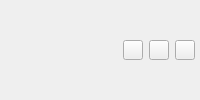
    <widget class="QWidget" name="widget_cabecera_ventana" native="true">
     <property name="minimumSize">
      <size>
       <width>0</width>
       <height>30</height>
      </size>
     </property>
     <property name="maximumSize">
      <size>
       <width>16777215</width>
       <height>16777215</height>
      </size>
     </property>
     <property name="styleSheet">
      <string notr="true"/>
     </property>
     <layout class="QGridLayout" name="gridLayout_12">
      <property name="leftMargin">
       <number>0</number>
      </property>
      <property name="topMargin">
       <number>0</number>
      </property>
      <property name="rightMargin">
       <number>0</number>
      </property>
      <property name="bottomMargin">
       <number>0</number>
      </property>
      <item row="0" column="0">
       <widget class="QWidget" name="widget_2" native="true">
        <property name="styleSheet">
         <string notr="true"/>
        </property>
        <layout class="QGridLayout" name="gridLayout_13">
         <property name="leftMargin">
          <number>5</number>
         </property>
         <property name="topMargin">
          <number>0</number>
         </property>
         <property name="rightMargin">
          <number>5</number>
         </property>
         <property name="bottomMargin">
          <number>0</number>
         </property>
         <item row="0" column="3">
          <widget class="QPushButton" name="btc_maximizar">
           <property name="minimumSize">
            <size>
             <width>20</width>
             <height>20</height>
            </size>
           </property>
           <property name="maximumSize">
            <size>
             <width>20</width>
             <height>20</height>
            </size>
           </property>
           <property name="cursor">
            <cursorShape>PointingHandCursor</cursorShape>
           </property>
           <property name="text">
            <string/>
           </property>
           <property name="icon">
            <iconset resource="../../Source/ibootstrap.qrc">
             <normaloff>:/Icons/Bootstrap/arrows-angle-expand.svg</normaloff>:/Icons/Bootstrap/arrows-angle-expand.svg</iconset>
           </property>
           <property name="iconSize">
            <size>
             <width>20</width>
             <height>15</height>
            </size>
           </property>
          </widget>
         </item>
         <item row="0" column="1">
          <spacer name="horizontalSpacer">
           <property name="orientation">
            <enum>Qt::Orientation::Horizontal</enum>
           </property>
           <property name="sizeHint" stdset="0">
            <size>
             <width>40</width>
             <height>20</height>
            </size>
           </property>
          </spacer>
         </item>
         <item row="0" column="2">
          <widget class="QPushButton" name="btc_minimizar">
           <property name="minimumSize">
            <size>
             <width>20</width>
             <height>20</height>
            </size>
           </property>
           <property name="maximumSize">
            <size>
             <width>20</width>
             <height>20</height>
            </size>
           </property>
           <property name="cursor">
            <cursorShape>PointingHandCursor</cursorShape>
           </property>
           <property name="styleSheet">
            <string notr="true"/>
           </property>
           <property name="text">
            <string/>
           </property>
           <property name="icon">
            <iconset resource="../../Source/ibootstrap.qrc">
             <normaloff>:/Icons/Bootstrap/arrows-angle-contract.svg</normaloff>:/Icons/Bootstrap/arrows-angle-contract.svg</iconset>
           </property>
           <property name="iconSize">
            <size>
             <width>20</width>
             <height>15</height>
            </size>
           </property>
          </widget>
         </item>
         <item row="0" column="0">
          <widget class="QLabel" name="logotipo_cabecera_ventana">
           <property name="text">
            <string/>
           </property>
          </widget>
         </item>
         <item row="0" column="4">
          <widget class="QPushButton" name="btc_cerrar">
           <property name="minimumSize">
            <size>
             <width>20</width>
             <height>20</height>
            </size>
           </property>
           <property name="maximumSize">
            <size>
             <width>20</width>
             <height>20</height>
            </size>
           </property>
           <property name="cursor">
            <cursorShape>PointingHandCursor</cursorShape>
           </property>
           <property name="text">
            <string/>
           </property>
           <property name="icon">
            <iconset resource="../../Source/ibootstrap.qrc">
             <normaloff>:/Icons/Bootstrap/x-lg.svg</normaloff>:/Icons/Bootstrap/x-lg.svg</iconset>
           </property>
           <property name="iconSize">
            <size>
             <width>20</width>
             <height>15</height>
            </size>
           </property>
          </widget>
         </item>
        </layout>
       </widget>
      </item>
     </layout>
    </widget>
